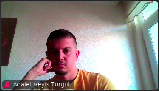
#> input picture frames/frame0.png, 159 x 91 px, given in place of resim0.png, which was not available
$ python screenshot.py
#> lines starting #> are read from the running program, lines starting #| are printed output that depends on the picture; pictures that were not available may be replaced by others from this repository, and a replacement may not be noted
import numpy as np
import pyautogui
import numpy
import imutils
import cv2
import time
import matplotlib.pyplot as plt
import pyautogui

BLACK_PIXEL_THRESHOLD = 100

sayi = 0


while True:

    pyautogui.screenshot("resimler/resim{}.png".format(sayi))
    time.sleep(0.1)
    image = cv2.imread("resimler/resim{}.png".format(sayi))
#> image is the input picture: shape (91, 159, 3); mean B, G, R 133.3, 136.9, 145.7

    sayi += 1

    blue, green, red = cv2.split(image)
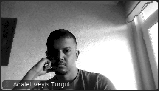
#> blue: shape (91, 159); min 0, max 255, mean 133.3
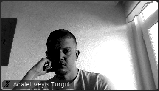
#> green: shape (91, 159); min 0, max 255, mean 136.9
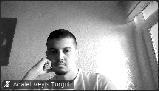
#> red: shape (91, 159); min 0, max 255, mean 145.7
    x_indexes = []  # this will hold the indexes of vertical black lines,
    # since black lines are bold there may be consecutive black lines, take only one of them.
    x_indexes_duplicates_removed = []  # this will hold the indexes of vertical black lines
    y_indexes = []  # this will hold the indexes of horizontal black lines,
    # since black lines are bold there may be consecutive black lines, take only one of them.
    y_indexes_duplicates_removed = []  # this will hold the indexes of horizontal black lines
    frame_indexes = []  # this will hold the corner points of each frame,
    # e.g: [[x_str1,x_end1,y_str1,y_end1], [x_str1,x_end1,y_str1,y_end1],..]

    # TODO: a further improvement: instead of calculating these in each screenshot,
    #  we can keep track the number of participants from meeting settings
    #  and recalculate these when there is a change in there.

    ## find horizontal black line locations
    for i in range(len(blue) * 8 // 10):  # TODO: do not start from the beginning, cut first 5% to eliminate window header
        is_current_black = True
        for j in range(len(blue[i])):
            if not (blue[i + len(blue) * 1 // 10][j] < BLACK_PIXEL_THRESHOLD
                    and red[i + len(blue) * 1 // 10][j] < BLACK_PIXEL_THRESHOLD
                    and green[i + len(blue) * 1 // 10][j] < BLACK_PIXEL_THRESHOLD):
                is_current_black = False
                break
        if is_current_black:
            y_indexes.append(i + len(blue) * 1 // 10)
#> this loop made 72 passes
#> after the loop, y_indexes = []

    ## find vertical black line locations
    for j in range(len(blue[0])):
        is_current_black = True
#> (the run stopped early here; a loop or call above may not have finished)

$ run again, on frames/frame12.png
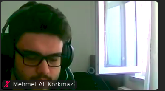
#> input picture frames/frame12.png, 165 x 91 px, given in place of resim0.png, which was not available
#> image is the input picture: shape (91, 165, 3); mean B, G, R 108.8, 118.8, 111.3
#> `blue, green, red = cv2.split(image)`:
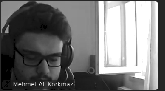
#> green: shape (91, 165); min 0, max 255, mean 118.8
#> `blue, green, red = cv2.split(image)`:
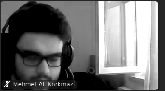
#> red: shape (91, 165); min 0, max 255, mean 111.3
#> the loop `for i in range(len(blue) * 8 // 10):` made 72 passes
#> after the loop `for i in range(len(blue) * 8 // 10):`: y_indexes = []

$ run again, on frames/frame13.png
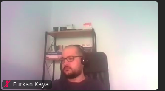
#> input picture frames/frame13.png, 165 x 91 px, given in place of resim0.png, which was not available
#> image is the input picture: shape (91, 165, 3); mean B, G, R 164.4, 163.4, 173.8
#> `blue, green, red = cv2.split(image)`:
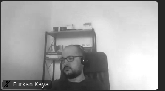
#> green: shape (91, 165); min 0, max 255, mean 163.4
#> `blue, green, red = cv2.split(image)`:
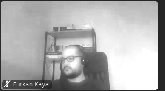
#> red: shape (91, 165); min 37, max 255, mean 173.8
#> the loop `for i in range(len(blue) * 8 // 10):` made 72 passes
#> after the loop `for i in range(len(blue) * 8 // 10):`: y_indexes = []

$ run again, on frames/frame3.png
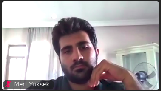
#> input picture frames/frame3.png, 161 x 91 px, given in place of resim0.png, which was not available
#> image is the input picture: shape (91, 161, 3); mean B, G, R 167.9, 165.4, 172.2
#> `blue, green, red = cv2.split(image)`:
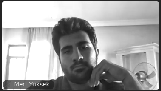
#> blue: shape (91, 161); min 0, max 255, mean 167.9
#> `blue, green, red = cv2.split(image)`:
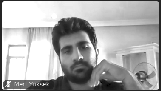
#> red: shape (91, 161); min 0, max 255, mean 172.2
#> the loop `for i in range(len(blue) * 8 // 10):` made 72 passes
#> after the loop `for i in range(len(blue) * 8 // 10):`: y_indexes = []
